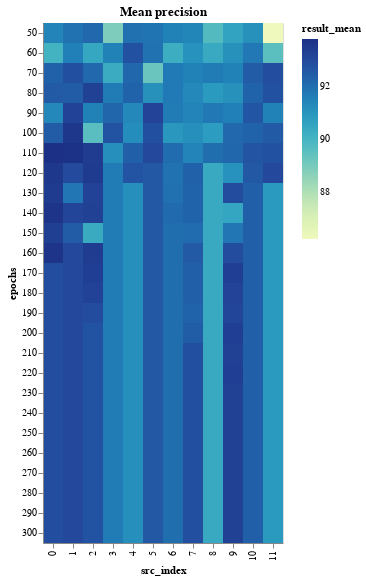

Notebook code for this chart:
### Code cell
epochs_results_encoding = {
    "x": "src_index:O",
    "y": "epochs:O",
    "color": "result_mean:Q",
}
epochs_results_tooltip = ["result_mean", "result_std", "neurons", "layers", "epochs", "src_index"]
EPOCHS_BINS = np.array_split(EPOCHS_RANGE, EPOCHS_RANGE.max() // EPOCH_BIN_SIZE + 1)


def binified_epochs_heatmap(title, epochs_df):
    return binified_heatmap(
        title,
        epochs_df,
        "epochs",
        EPOCHS_BINS,
        epochs_results_tooltip,
        **epochs_results_encoding
    )


binified_epochs_heatmap("Mean precision", epochs_results_df)

### Figure 1 — Vega-Lite specification as saved in the notebook (floating-point values rounded to 4 significant figures; data arrays with more than 128 entries replaced by an {"elided": "..."} marker saying what was removed)
{"config": {"view": {"continuousWidth": 400, "continuousHeight": 300}}, "hconcat": [{"mark": "rect", "encoding": {"color": {"type": "quantitative", "field": "result_mean"}, "tooltip": [{"type": "quantitative", "field": "result_mean"}, {"type": "quantitative", "field": "result_std"}, {"type": "quantitative", "field": "neurons"}, {"type": "quantitative", "field": "layers"}, {"type": "quantitative", "field": "epochs"}, {"type": "quantitative", "field": "src_index"}], "x": {"type": "ordinal", "field": "src_index"}, "y": {"type": "ordinal", "field": "epochs"}}, "selection": {"selector007": {"type": "interval", "bind": "scales", "encodings": ["x", "y"]}}, "title": "Mean precision"}], "data": {"name": "data-84be4a0b0e68dc1d37aab75da89d44cc"}, "$schema": "https://vega.github.io/schema/vega-lite/v4.8.1.json", "datasets": {"data-84be4a0b0e68dc1d37aab75da89d44cc": {"elided": "312 records"}}}
